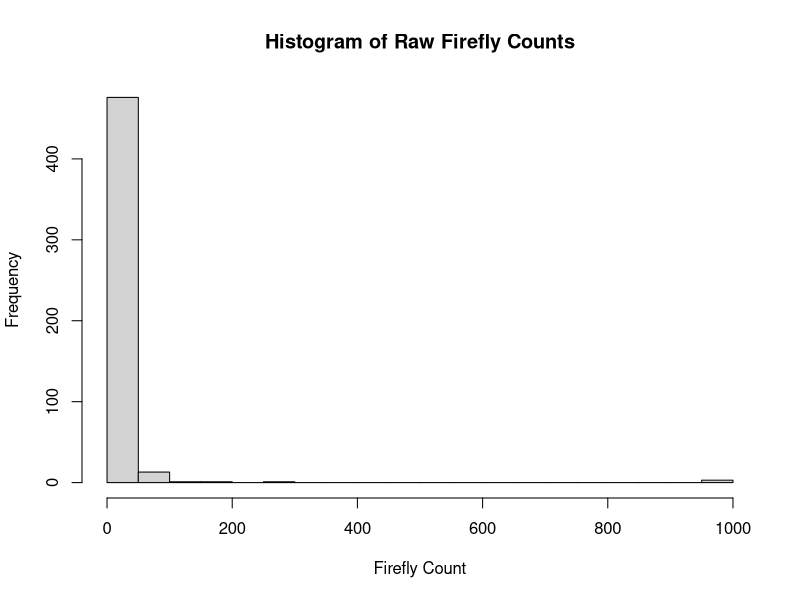
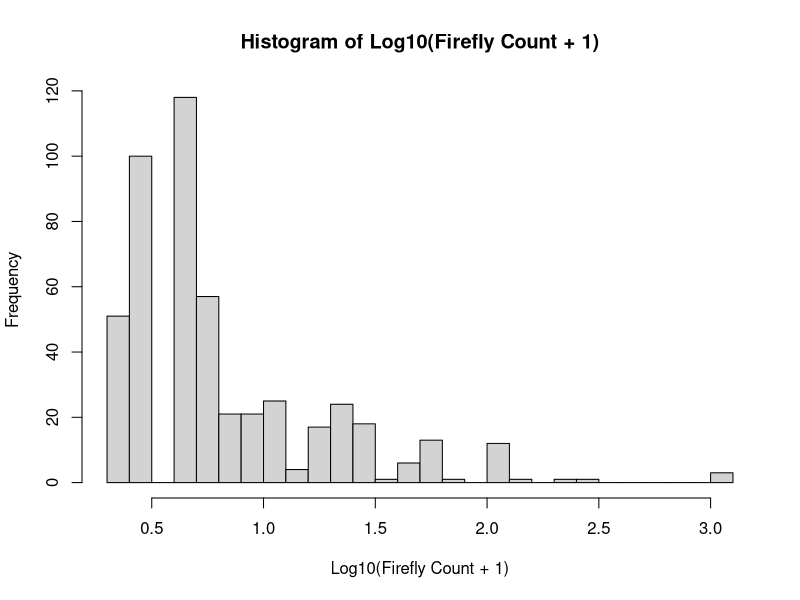
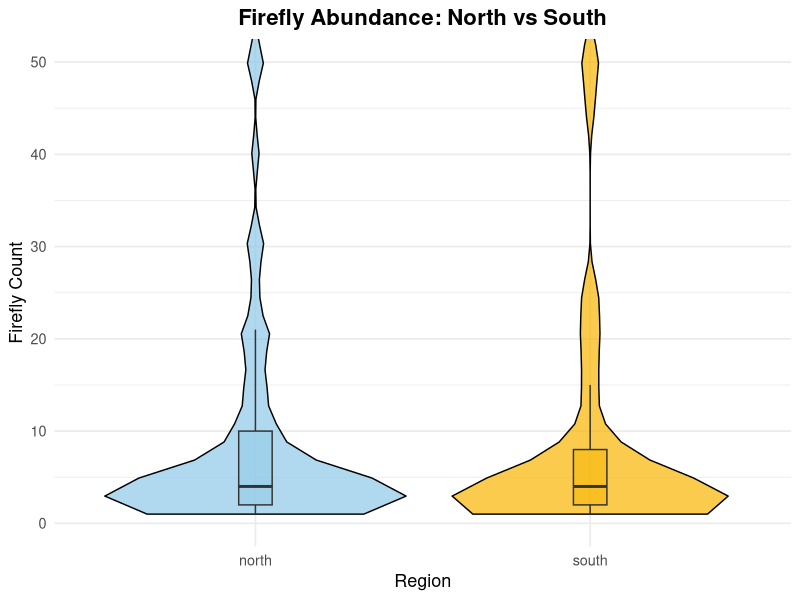

These figures' R source, in order:
## ---- chunk 1
knitr::opts_chunk$set(echo = TRUE)
library(dplyr)
library(tidyr)
library(ggplot2)
## ---- chunk 2

library(stringi)

# 1. Load data  (YOUR FILE NAME)
fireflies_raw <- read.csv("Fireflydata - 1.csv", stringsAsFactors = FALSE)

# 2. Handle missing / blank column names
if (is.null(names(fireflies_raw)) || any(names(fireflies_raw) == "")) {
  names(fireflies_raw) <- paste0("V", seq_len(ncol(fireflies_raw)))
}

# 3. Keep first two columns and rename
fireflies <- fireflies_raw[, 1:2]
colnames(fireflies) <- c("firefly_count", "region")

# 4. Clean region values
fireflies$region[fireflies$region == ""] <- NA
fireflies$region <- stri_trans_general(fireflies$region, "NFKC")
fireflies$region <- stri_replace_all_regex(fireflies$region, "\\p{C}", "")
fireflies$region <- gsub("\u00A0", " ", fireflies$region)
fireflies$region <- trimws(tolower(fireflies$region))

# Fix common typos
fireflies$region[fireflies$region %in% c("n", "nrth", "noth")] <- "north"
fireflies$region[fireflies$region %in% c("s", "sth", "soth")] <- "south"

# Keep only valid rows
fireflies <- subset(fireflies, !is.na(region) & region %in% c("north", "south"))
fireflies$region <- factor(fireflies$region, levels = c("north", "south"))

# Convert counts to numeric
fireflies$firefly_count <- as.numeric(fireflies$firefly_count)

# A. Histograms (raw vs log10+1)


hist(
  fireflies$firefly_count,
  breaks = 30,
  main = "Histogram of Raw Firefly Counts",
  xlab = "Firefly Count"
)

hist(
  log10(fireflies$firefly_count + 1),
  breaks = 30,
  main = "Histogram of Log10(Firefly Count + 1)",
  xlab = "Log10(Firefly Count + 1)"
)

## ---- chunk 3
library(ggplot2)

# Load data
fireflies_raw <- read.csv("Fireflydata - 1.csv", stringsAsFactors = FALSE)
print(colnames(fireflies_raw))  # See original column names

#  Clean data 
#  Remove columns with no names or that are all NA
fireflies <- fireflies_raw[, !(is.na(names(fireflies_raw)) | names(fireflies_raw) == "")]
fireflies <- fireflies[, colSums(!is.na(fireflies)) > 0]

# Rename columns properly
colnames(fireflies) <- c("firefly_count", "region")

# Clean and standardize region values
fireflies$region <- trimws(tolower(fireflies$region))

# Drop any rows missing region info
fireflies <- subset(fireflies, !is.na(region) & region != "")

# Convert region to factor with defined order
fireflies$region <- factor(fireflies$region, levels = c("north", "south"))

# Check
print(unique(fireflies$region))

# Violin Plot
ggplot(fireflies, aes(x = region, y = firefly_count, fill = region)) +
  geom_violin(trim = TRUE, alpha = 0.7, color = "black") +
  geom_boxplot(width = 0.1, outlier.shape = NA, alpha = 0.5) +
  scale_fill_manual(values = c("north" = "#8EC9E8", "south" = "#F7B500")) +
  coord_cartesian(ylim = c(0, 50)) +
  labs(
    title = "Firefly Abundance: North vs South",
    x = "Region",
    y = "Firefly Count"
  ) +
  theme_minimal(base_size = 13) +
  theme(
    legend.position = "none",
    plot.title = element_text(size = 16, face = "bold", hjust = 0.5)
  )
## ---- chunk 4
# ================================
# Load & Clean the Data
# ================================
fireflies <- read.csv("Fireflydata - 1.csv", stringsAsFactors = TRUE)

# Remove hidden header row inside data
fireflies <- fireflies[grepl("^[0-9]+$", fireflies$firefly.count..estimate.), ]

# Convert count column to numeric
fireflies$firefly.count..estimate. <- as.numeric(fireflies$firefly.count..estimate.)

# Clean region column
fireflies <- subset(
  fireflies,
  !is.na(North.or.South) & North.or.South != ""
)

# Drop unused factor levels
fireflies$North.or.South <- droplevels(fireflies$North.or.South)

# ================================
# Create cleaner names
# ================================
fireflies$firefly_count <- fireflies$firefly.count..estimate.
fireflies$region <- fireflies$North.or.South

# ================================
# FIX: Force correct region order
# (south first, north second)
# ================================
fireflies$region <- factor(fireflies$region, levels = c("south", "north"))

# ================================
# Shapiro-Wilk Normality Tests
# ================================
shapiro.test(fireflies$firefly_count[fireflies$region == "south"])
shapiro.test(fireflies$firefly_count[fireflies$region == "north"])

# ================================
# Wilcoxon Rank-Sum Test (south > north)
# ================================
wilcox.test(
  firefly_count ~ region,
  data = fireflies,
  alternative = "greater"
)

## ---- chunk 5
# Load & Clean Data 
fireflies <- read.csv("Fireflydata - 1.csv", stringsAsFactors = TRUE)

# Remove hidden header rows
fireflies <- fireflies[grepl("^[0-9]+$", fireflies$firefly.count..estimate.), ]

# Convert count to numeric
fireflies$firefly.count..estimate. <- as.numeric(fireflies$firefly.count..estimate.)

# Clean region labels
fireflies <- subset(
  fireflies,
  !is.na(North.or.South) & North.or.South != ""
)

# Drop unused levels
fireflies$North.or.South <- droplevels(fireflies$North.or.South)

# 
# Create clean column names
fireflies$firefly_count <- fireflies$firefly.count..estimate.
fireflies$region <- fireflies$North.or.South

# MEDIAN CALCULATION
tapply(fireflies$firefly_count, fireflies$region, median)
